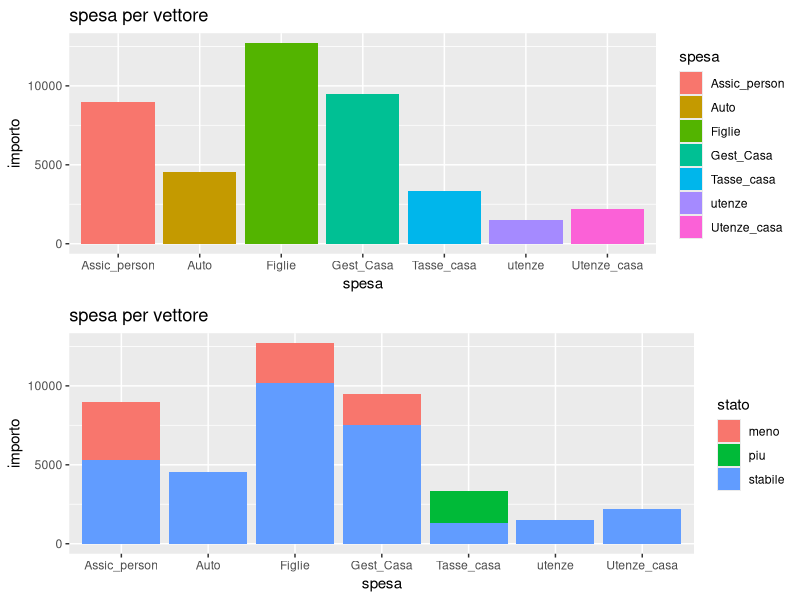
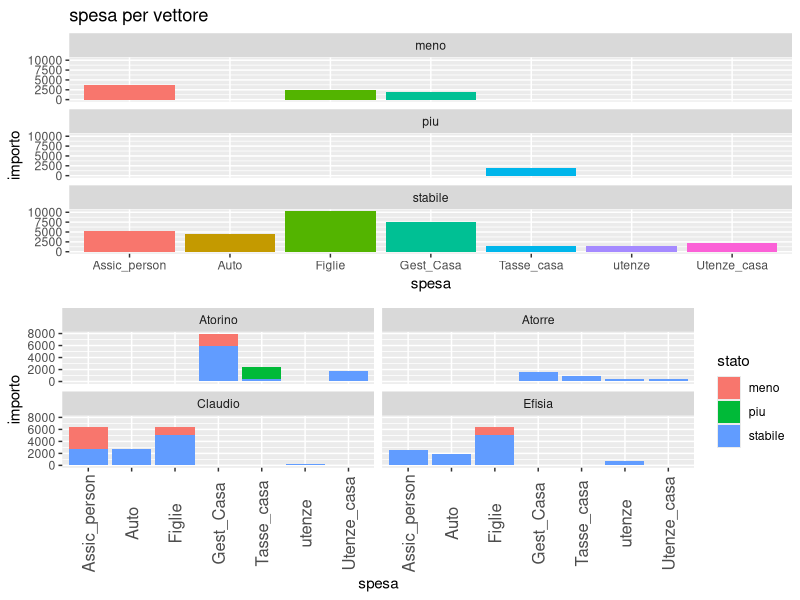

Recreate these plots in R, in order. (Note: this script raises an error after producing the figures.)

library (ggplot2)
library(grid)


# define function to create multi-plot setup (nrow, ncol)

vp.setup <- function(x,y){
  # create a new layout with grid
  grid.newpage()
  # define viewports and assign it to grid layout
  pushViewport(viewport(layout = grid.layout(x,y)))
}
# define function to easily access layout (row, col)
vp.layout <- function(x,y){
  viewport(layout.pos.row=x, layout.pos.col=y)
}

##########################################################

bdj<- read.table ("databu.txt", header=T)

str(bdj)
head(bdj)

levels(bdj$spesa)

bdj<-bdj[order(bdj$stato),]


p1<-ggplot(data=bdj, aes(x=spesa, y=importo, fill = spesa)) + 
  geom_bar(stat="identity") + 
  ggtitle("spesa per vettore")

p2<-ggplot(data=bdj, aes(x=spesa, y=importo, fill = stato)) + 
  geom_bar(stat="identity") + 
  ggtitle("spesa per vettore") 

jpeg("budget1.jpg",width = 600, height = 900, units = "px")

vp.setup(2,1)
# plot graphics into layout
print(p1, vp=vp.layout(1,1))
print(p2, vp=vp.layout(2,1))


dev.off()



p1<-ggplot(data=bdj, aes(x=spesa, y=importo, fill = spesa)) + 
  geom_bar(stat="identity", show_guide = F) + 
  facet_wrap(~stato, ncol=1) +
  ggtitle("spesa per vettore") 

p2<-ggplot(data=bdj, aes(x=spesa, y=importo, fill = stato)) +  
  geom_bar(stat="identity") +
  facet_wrap( ~ dove, ncol=2)+
  theme(axis.text.x  = element_text(angle=90, vjust=0.5, size=12))


jpeg("budget2.jpg",width = 600, height = 900, units = "px")

vp.setup(2,1)
# plot graphics into layout
print(p1, vp=vp.layout(1,1))
print(p2, vp=vp.layout(2,1))


dev.off()

lstato<-levels(bdj$stato)
staimp<-sapply(lstato, function(x) sum(bdj$importo[bdj$stato==x]))

barplot(staimp)
